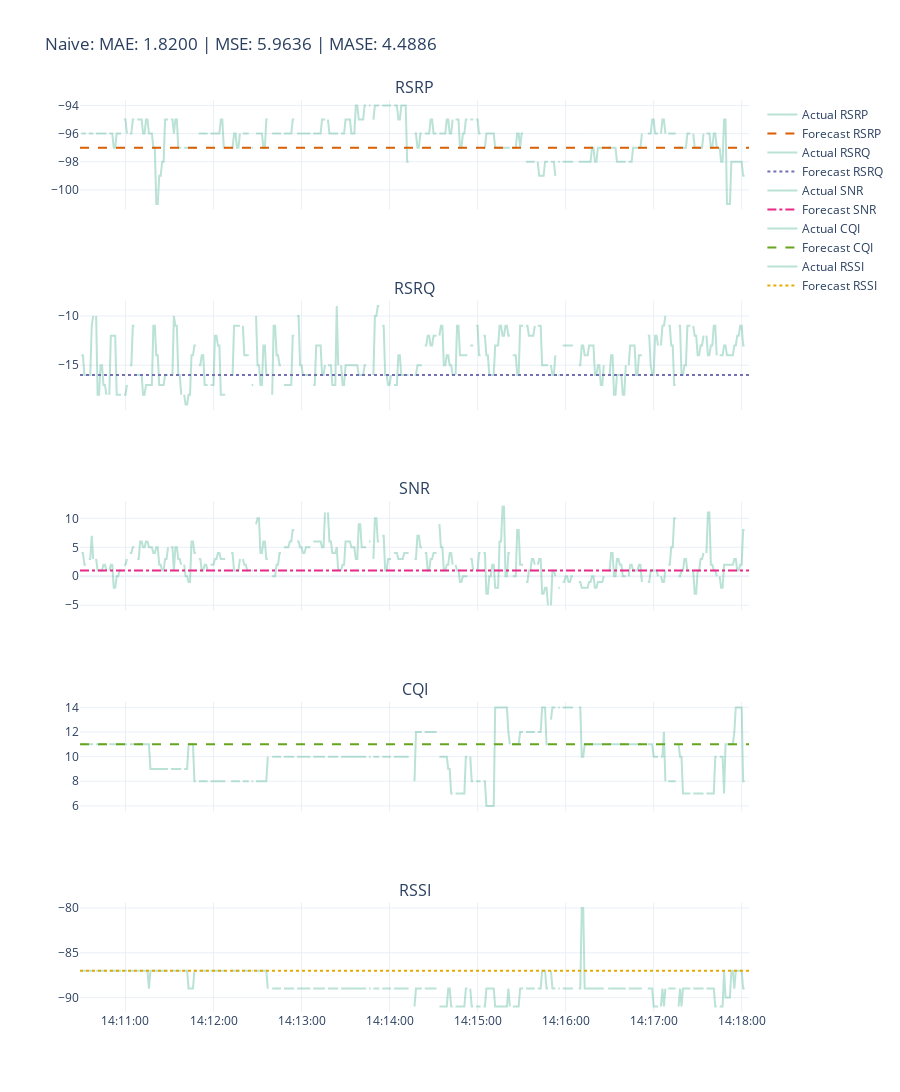

The notebook cell saved with this chart:
### Code cell
fig = plot_forecast(
    ts_actual,
    y_pred,
    title=f"{name}: MAE: {metrics['MAE']:.4f} | MSE: {metrics['MSE']:.4f} | MASE: {metrics['MASE']:.4f}",
)
fig.show()
# fig.write_image("imgs/chapter_4/ma.png")

### Figure 1 — Plotly figure (JSON) as saved in the notebook; plotly's stock layout.template omitted (floating-point values rounded to 4 significant figures; data arrays with more than 128 entries replaced by an {"elided": "..."} marker saying what was removed)
{"data": [{"line": {"color": "rgba(27,158,119, 0.3)"}, "mode": "lines", "name": "Actual RSRP", "type": "scatter", "x": {"elided": "457 str values"}, "xaxis": "x", "y": {"elided": "457 int values"}, "yaxis": "y"}, {"line": {"color": "rgba(217,95,2, 1)", "dash": "dash"}, "mode": "lines", "name": "Forecast RSRP", "type": "scatter", "x": {"elided": "457 str values"}, "xaxis": "x", "y": {"elided": "457 int values"}, "yaxis": "y"}, {"line": {"color": "rgba(27,158,119, 0.3)"}, "mode": "lines", "name": "Actual RSRQ", "type": "scatter", "x": {"elided": "457 str values"}, "xaxis": "x2", "y": {"elided": "457 int values"}, "yaxis": "y2"}, {"line": {"color": "rgba(117,112,179, 1)", "dash": "dot"}, "mode": "lines", "name": "Forecast RSRQ", "type": "scatter", "x": {"elided": "457 str values"}, "xaxis": "x2", "y": {"elided": "457 int values"}, "yaxis": "y2"}, {"line": {"color": "rgba(27,158,119, 0.3)"}, "mode": "lines", "name": "Actual SNR", "type": "scatter", "x": {"elided": "457 str values"}, "xaxis": "x3", "y": {"elided": "457 int values"}, "yaxis": "y3"}, {"line": {"color": "rgba(231,41,138, 1)", "dash": "dashdot"}, "mode": "lines", "name": "Forecast SNR", "type": "scatter", "x": {"elided": "457 str values"}, "xaxis": "x3", "y": {"elided": "457 int values"}, "yaxis": "y3"}, {"line": {"color": "rgba(27,158,119, 0.3)"}, "mode": "lines", "name": "Actual CQI", "type": "scatter", "x": {"elided": "457 str values"}, "xaxis": "x4", "y": {"elided": "457 int values"}, "yaxis": "y4"}, {"line": {"color": "rgba(102,166,30, 1)", "dash": "dash"}, "mode": "lines", "name": "Forecast CQI", "type": "scatter", "x": {"elided": "457 str values"}, "xaxis": "x4", "y": {"elided": "457 int values"}, "yaxis": "y4"}, {"line": {"color": "rgba(27,158,119, 0.3)"}, "mode": "lines", "name": "Actual RSSI", "type": "scatter", "x": {"elided": "457 str values"}, "xaxis": "x5", "y": {"elided": "457 int values"}, "yaxis": "y5"}, {"line": {"color": "rgba(230,171,2, 1)", "dash": "dot"}, "mode": "lines", "name": "Forecast RSSI", "type": "scatter", "x": {"elided": "457 str values"}, "xaxis": "x5", "y": {"elided": "457 int values"}, "yaxis": "y5"}], "layout": {"annotations": [{"font": {"size": 16}, "showarrow": false, "text": "RSRP", "x": 0.5, "xanchor": "center", "xref": "paper", "y": 1, "yanchor": "bottom", "yref": "paper"}, {"font": {"size": 16}, "showarrow": false, "text": "RSRQ", "x": 0.5, "xanchor": "center", "xref": "paper", "y": 0.78, "yanchor": "bottom", "yref": "paper"}, {"font": {"size": 16}, "showarrow": false, "text": "SNR", "x": 0.5, "xanchor": "center", "xref": "paper", "y": 0.56, "yanchor": "bottom", "yref": "paper"}, {"font": {"size": 16}, "showarrow": false, "text": "CQI", "x": 0.5, "xanchor": "center", "xref": "paper", "y": 0.34, "yanchor": "bottom", "yref": "paper"}, {"font": {"size": 16}, "showarrow": false, "text": "RSSI", "x": 0.5, "xanchor": "center", "xref": "paper", "y": 0.12, "yanchor": "bottom", "yref": "paper"}], "height": 1500, "showlegend": true, "title": {"text": "Naive: MAE: 1.8200 | MSE: 5.9636 | MASE: 4.4886"}, "xaxis": {"anchor": "y", "domain": [0, 1], "matches": "x5", "showticklabels": false, "tickformat": "%H:%M:%S"}, "xaxis2": {"anchor": "y2", "domain": [0, 1], "matches": "x5", "showticklabels": false, "tickformat": "%H:%M:%S"}, "xaxis3": {"anchor": "y3", "domain": [0, 1], "matches": "x5", "showticklabels": false, "tickformat": "%H:%M:%S"}, "xaxis4": {"anchor": "y4", "domain": [0, 1], "matches": "x5", "showticklabels": false, "tickformat": "%H:%M:%S"}, "xaxis5": {"anchor": "y5", "domain": [0, 1], "tickformat": "%H:%M:%S"}, "yaxis": {"anchor": "x", "domain": [0.88, 1]}, "yaxis2": {"anchor": "x2", "domain": [0.66, 0.78]}, "yaxis3": {"anchor": "x3", "domain": [0.44, 0.56]}, "yaxis4": {"anchor": "x4", "domain": [0.22, 0.34]}, "yaxis5": {"anchor": "x5", "domain": [0, 0.12]}}}
